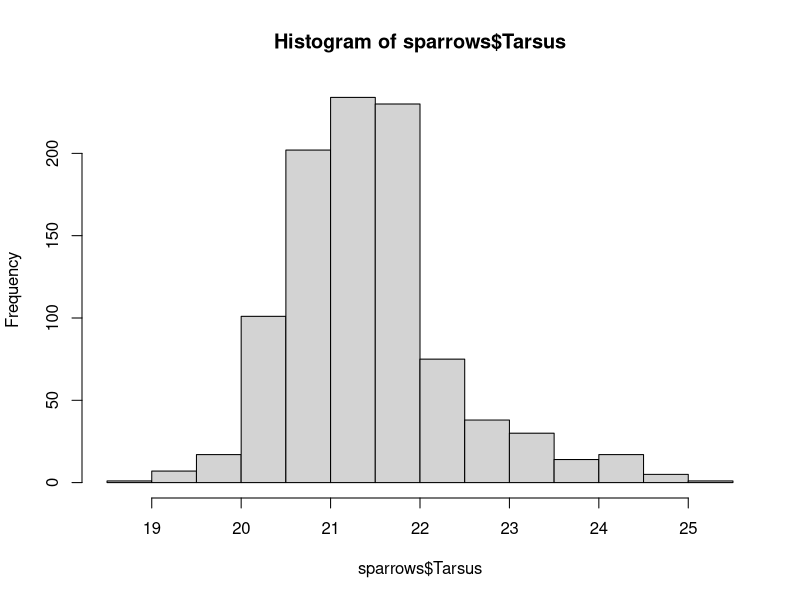
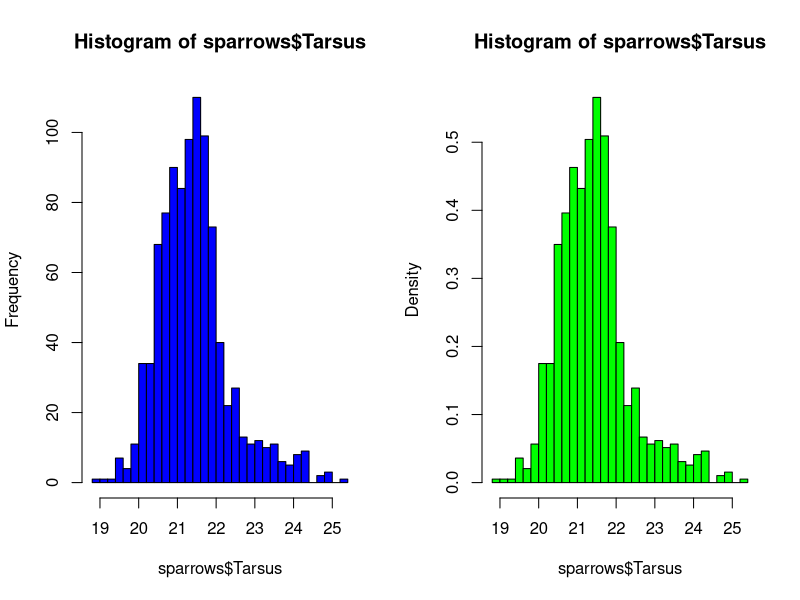
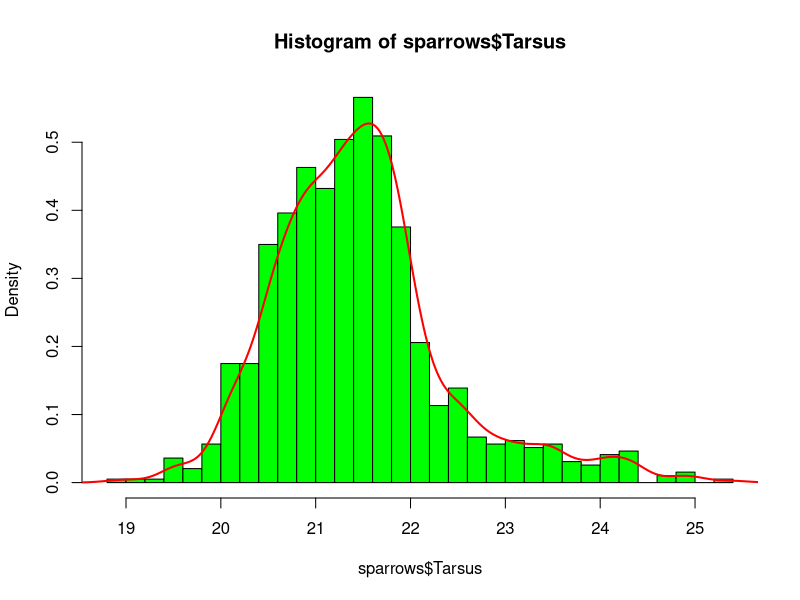
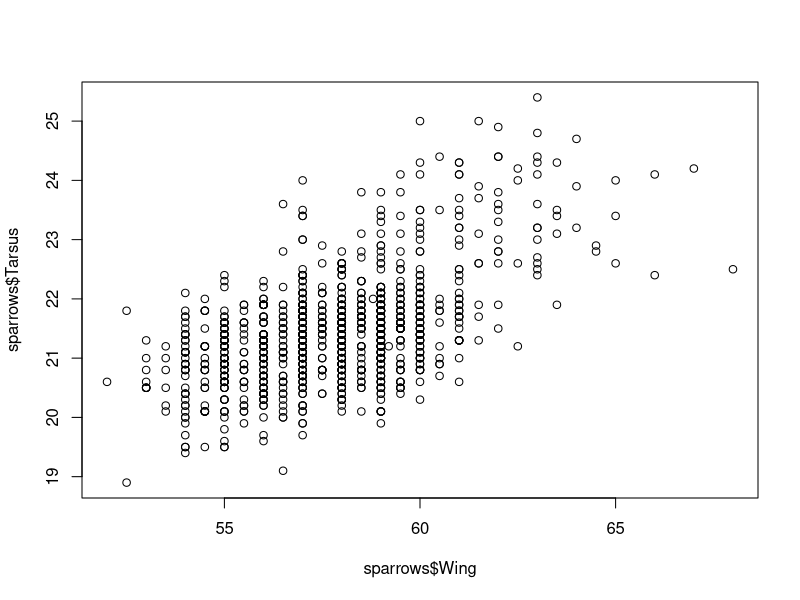
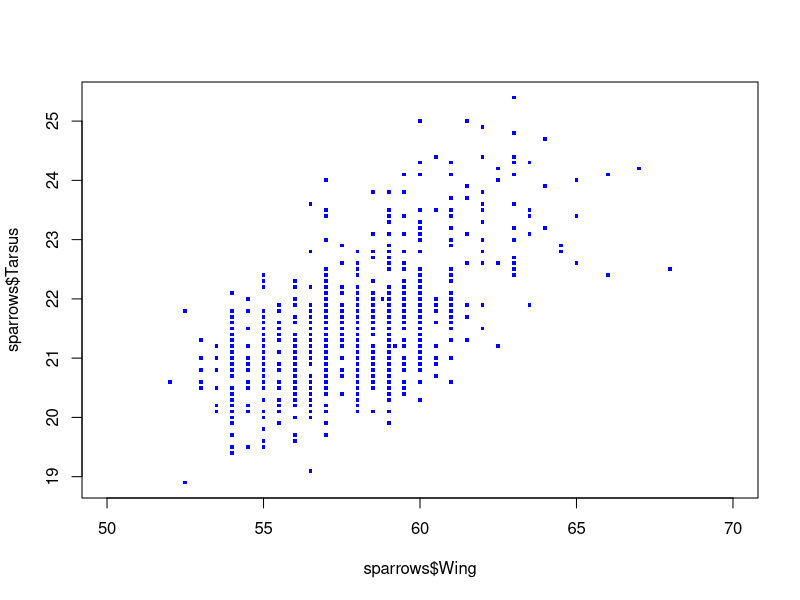
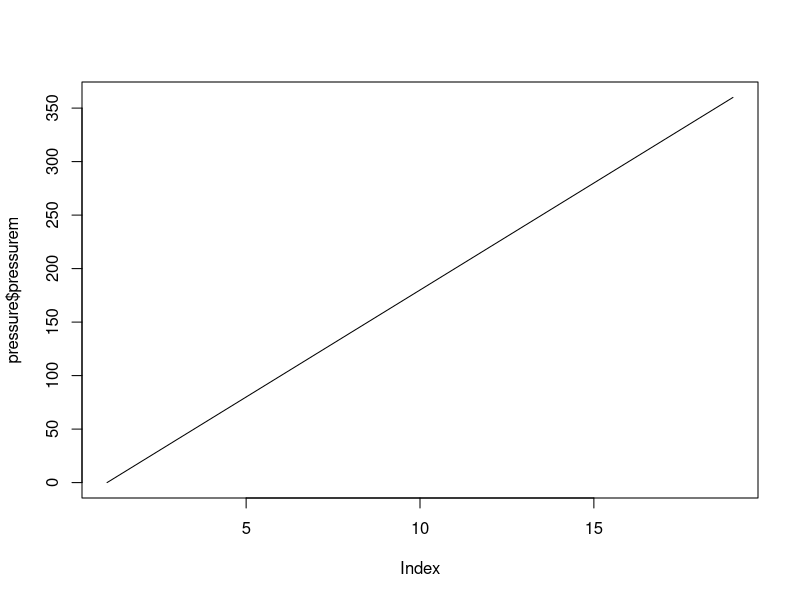
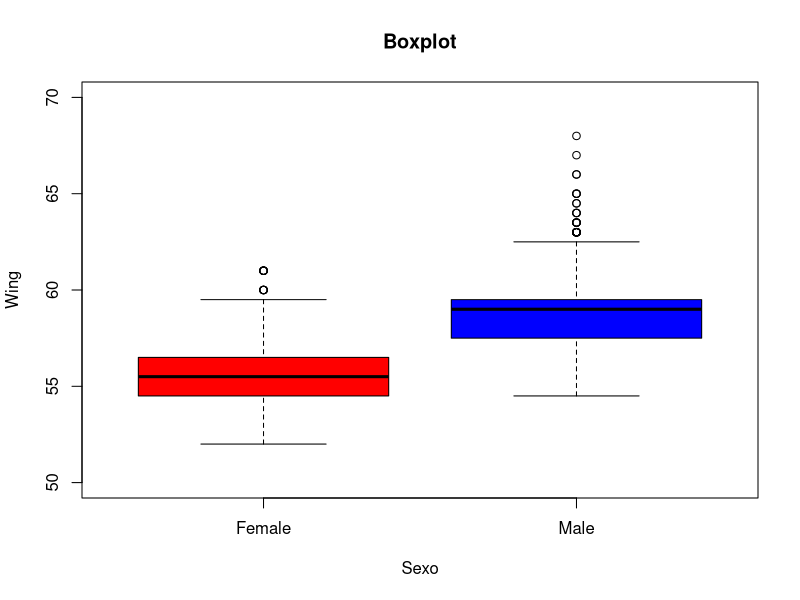
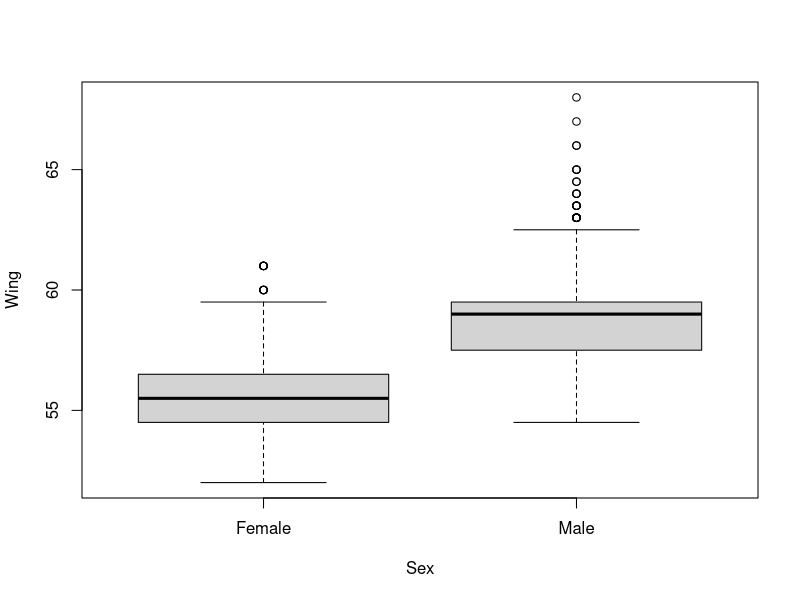

The R source for these figures, in order:
setwd('~/ipbg123/aula08')
sparrows <- read.csv("sparrows.csv", header = TRUE, stringsAsFactors = TRUE)

# Analisar dados
names(sparrows)
str(sparrows)
summary(sparrows)

# Histograma
hist(sparrows$Tarsus)

# Apresentar gráficos em 1 linha e duas colunas
par(mfrow = c(1,2))

# Histograma com parametros customizados
hist(sparrows$Tarsus, breaks = 30, col = "blue")
hist(sparrows$Tarsus, breaks = 30, col = "green", freq = FALSE)

par(mfrow = c(1,1))
hist(sparrows$Tarsus, breaks = 30, col = "green", freq = FALSE)

lines(density(sparrows$Tarsus), col = "red", lwd = 2)

# Plot - Relação entre duas variáveis 
plot(sparrows$Wing, sparrows$Tarsus)

# Customização plot
plot(sparrows$Wing, sparrows$Tarsus, xlim = c(50,70), pch = 15, col="blue", 
     cex=0.5)

# Plot com linha 
data('pressure')
plot(pressure$temperature, pressure$pressurem, type = 'l')

# Boxplot 
boxplot(Wing ~ Sex, data = sparrows, 
        xlab = "Sexo", ylab = "Wing", 
        col = c("red", "blue"), 
        ylim = c(50,70), 
        main = "Boxplot")

# dev.print 
boxplot(Wing ~ Sex, data = sparrows)
dev.print(device=pdf, file='sparrows.pdf')
dev.off()

# Vários gráficos em uma página PDF 
par(mfcol = c(2,2))
plot(sparrows$Wing, sparrows$Tarsus, 
     col = "green")

plot(sparrows$Wing, sparrows$Tarsus, 
     col = "green")

boxplot(Wing ~ Sex, data = sparrows, xlab = "Sex", ylab = "Wing", 
        main = "BoxPlot", col = c("red", "blue"))

boxplot(Wing ~ Sex + Species, data = sparrows, xlab = "Sex", ylab = "Wing", 
        main = "BoxPlot", col = c("blue", "green"))

dev.print(device = pdf, file = "multiGraphs.pdf")
dev.off()

# Histograma no ggplot 
library(ggplot2)
ggplot(sparrows, aes(Tarsus)) + 
  geom_histogram(col = "blue", binwidth = 0.2) + 
  xlab("Tarsus") + 
  ylab("Frequência")

# Dispersão = Scatterplot 
ggplot(sparrows, aes(x=Wing, y = Tarsus)) + 
  geom_point()

# Boxplots 
pdf("boxplot.pdf")
myPlot <- ggplot(sparrows, aes(Sex, Wing, fill = Sex)) + geom_boxplot()
print(myPlot)
dev.off()

# BoxPlot salvando com ggsave
ggplot(sparrows, aes(Sex, Wing, fill = Sex)) + geom_boxplot()
ggsave("boxplot1.pdf")

# BoxPlot com customização theme
ggplot(sparrows, aes(Sex, Wing, fill = Sex)) + 
       geom_boxplot() + 
       ggtitle("Boxplot ggplot") + 
       theme(plot.title = element_text(hjust = 0.5))
